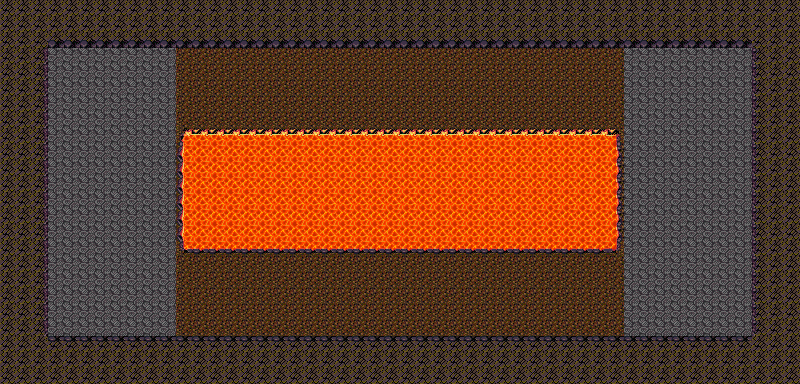

A level layout from a 2D game, rendered from its tile map. Below: a short description, then the map file with tile-grid data replaced by summaries:
An orthogonal 50x24 tile map with 16x16 px tiles, 3 tile layers (Ground, Wall, Lava).

<map version="1.0" orientation="orthogonal" renderorder="right-down" width="50" height="24" tilewidth="16" tileheight="16" nextobjectid="1">
 <tileset firstgid="1" name="volcano-tileset" tilewidth="16" tileheight="16" tilecount="480" columns="30">
  <image source="../../tiles/volcano-tileset.png" width="480" height="256" />
 </tileset>
 <layer name="Ground" width="50" height="24">
  <data>[1200 cells, 1200 non-empty, 2 distinct tile ids]</data>
 </layer>
 <layer name="Wall" width="50" height="24">
  <data>[1200 cells, 408 non-empty, 5 distinct tile ids]</data>
 </layer>
 <layer name="Lava" width="50" height="24">
  <data>[1200 cells, 224 non-empty, 9 distinct tile ids]</data>
 </layer>
</map>
